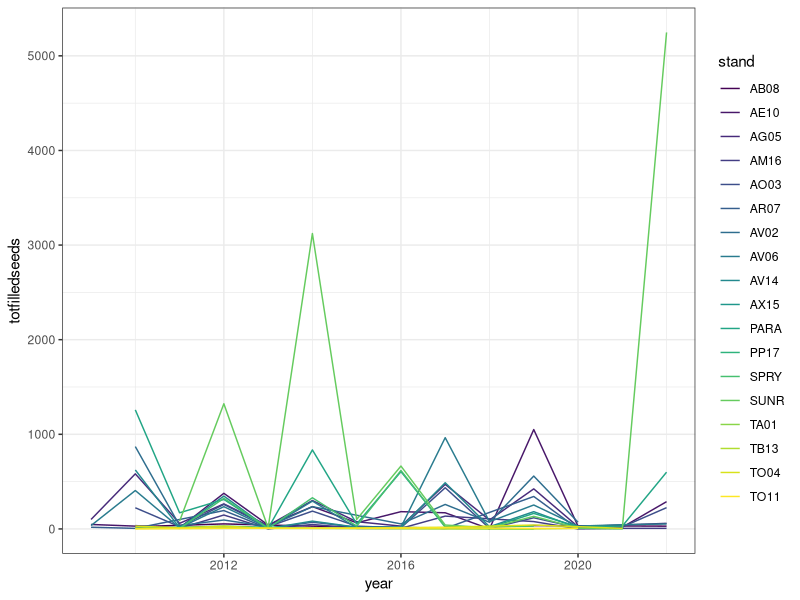

Write the R code that produced this figure. (Note: this script raises an error after producing the figure.)
## Started 13 March 2024 ##
## Satrted by Lizzie who made some VERY quick plots ##

## Search for: Alert! in MastingDataMerge.R and make sure they are okay


# housekeeping
rm(list=ls()) 
options(stringsAsFactors=FALSE)

# Setting working directory. Add in your own path in an if statement for your file structure
if(length(grep("lizzie", getwd())>0)) { 
  setwd("~/Documents/git/projects/grephon/Masting/")
} else if (length(grep("ailene", getwd()))>0) 
{setwd("boomboom")
}


# libraries
library(ggplot2)
library(viridis)

d <- read.csv("./output/seedswithtraps_allyears_quickdirty.csv")
standz <- read.csv("./data/MORA STANDS_LatLongs_UTM.csv")

# Quick look by ABAM
dabam <- subset(d, species=="ABAM")
dabamagg <- aggregate(dabam[c("totfilledseeds")], dabam[c("stand", "year")], FUN=sum)
dabamaggall <- aggregate(dabam[c("allseeds")], dabam[c("stand", "year")], FUN=sum)

## ggplot versions

ggplot(dabamagg, aes(y=totfilledseeds, x=year, color=stand)) +
  geom_line() + 
  scale_colour_viridis_d() + 
  theme_bw()

abamplotfacetfill <- ggplot(dabamagg, aes(y=totfilledseeds, x=year)) +
  geom_line() + 
  facet_wrap(stand~.) + 
  theme_bw()

abamplotfacetall <- ggplot(dabamaggall, aes(y=allseeds, x=year)) +
  geom_line() + 
  facet_wrap(stand~.) + 
  theme_bw()

# Quick look for AGO5
specieshere <- c("ABAM", "PSME",  "THPL", "TSHE")
latbihere <- c(expression(italic("Abies amabilis")), 
    expression(italic("Pseudotsuga menziesii")), 
    expression(italic("Thuja plicata")),
    expression(italic("Tsuga heterophylla")))

dag05 <- subset(d[which(d$species %in% specieshere),], stand=="AG05")
dag05agg <- aggregate(dag05[c("totfilledseeds")], dag05[c("stand", "year", "species")], FUN=sum)
dag05aggall <- aggregate(dag05[c("allseeds")], dag05[c("stand", "year", "species")], FUN=sum)


ag054sppfill <- ggplot(dag05agg, aes(y=totfilledseeds, x=year, color=species)) +
  geom_line() + 
  scale_colour_viridis_d(option="turbo") + 
  theme_bw()

ag054sppall <- ggplot(dag05aggall, aes(y=allseeds, x=year, color=species)) +
  geom_line() + 
  scale_colour_viridis_d(option="turbo") + 
  theme_bw()

ggsave("./figures/ag054sppfilled.pdf", ag054sppfill, height=4, width=6)
ggsave("./figures/ag054sppall.pdf", ag054sppall, height=4, width=6)
ggsave("./figures/abamplotfacetall.pdf", abamplotfacetall, height=6, width=8)
ggsave("./figures/abamplotfacetfill.pdf", abamplotfacetfill, height=6, width=8)

## Base R versions 


## One stand
colz <- viridis(6)

pdf("./figures/ag054sppfilledbaseR.pdf", height=6, width=8)
par(mar=c(4,5,2,2))
plot(totfilledseeds~year, data=dag05agg, type="n", xlab="Year", 
  ylab=expression(paste("Total filled seeds (m"^"-2", ")", sep="")), ylim=c(0, 10800)) 
for (i in 1:length(specieshere)){
  subby <- subset(dag05agg, species==specieshere[i])
  lines(totfilledseeds~year, data=subby, col=colz[i], lwd=2)
  points(totfilledseeds~year, data=subby, col=colz[i], pch=16)
}
legend("topleft", latbihere, pch=16, col=colz[1:4], bty="n", lwd=2)
dev.off()

pdf("./figures/ag054sppfilledlnbaseR.pdf", height=6, width=8)
par(mar=c(4,5,2,2))
plot(log(totfilledseeds)~year, data=dag05agg, type="n", xlab="Year", 
  ylab=expression(paste("ln(Total filled seeds (m"^"-2", ")", sep="")), ylim=c(3,11)) 
for (i in 1:length(specieshere)){
  subby <- subset(dag05agg, species==specieshere[i])
  lines(log(totfilledseeds)~year, data=subby, col=colz[i], lwd=2)
  points(log(totfilledseeds)~year, data=subby, col=colz[i], pch=16)
}
legend("topleft", latbihere, pch=16, col=colz[1:4], bty="n", lwd=2)
dev.off()

## One species
colz <- rev(viridis(nrow(standz)))

pdf("./figures/abamplotbaseR.pdf", height=6, width=8)
par(mar=c(4,5,2,2))
plot(totfilledseeds~year, data=dabamagg, type="n", xlab="Year", 
  ylab=expression(paste("Total filled seeds (m"^"-2", ")", sep=""))) 
for (i in 1:nrow(standz)){
  subby <- subset(dabamagg, stand==standz$PlotNo[i])
  lines(totfilledseeds~year, data=subby, col=colz[i], lwd=2)
  points(totfilledseeds~year, data=subby, col=colz[i], pch=16)
}
legend("topleft", standz$PlotNo, pch=16, col=colz, bty="n", lwd=2)
dev.off()

pdf("./figures/abamplotlnbaseR.pdf", height=6, width=8)
par(mar=c(4,5,2,7), xpd=TRUE)
plot(log(totfilledseeds)~year, data=dabamagg, type="n", xlab="Year", 
  ylab=expression(paste("ln(Total filled seeds (m"^"-2", "))", sep=""))) 
for (i in 1:nrow(standz)){
  subby <- subset(dabamagg, stand==standz$PlotNo[i])
  lines(log(totfilledseeds)~year, data=subby, col=colz[i], lwd=2)
  points(log(totfilledseeds)~year, data=subby, col=colz[i], pch=16)
}
legend("topright", inset=c(-0.2,0), standz$PlotNo, pch=16, col=colz, bty="n", lwd=2)
dev.off()



standzsm <- standz[which(standz$PlotNo %in% c("AG05", "AO03", "AV06", "AV14", "PARA")),]
colz <- rev(viridis(nrow(standzsm)))
dabamaggsm <- dabamagg[which(dabamagg$stand %in% c("AG05", "AO03", "AV06", "AV14", "PARA")),]


pdf("./figures/abamplotlnbaseR_fewerstands.pdf", height=6, width=8)
par(mar=c(4,5,2,7), xpd=TRUE)
plot(log(totfilledseeds)~year, data=dabamaggsm, type="n", xlab="Year", 
  ylab=expression(paste("ln(Total filled seeds (m"^"-2", "))", sep=""))) 
for (i in 1:nrow(standz)){
  subby <- subset(dabamaggsm, stand==standzsm$PlotNo[i])
  lines(log(totfilledseeds)~year, data=subby, col=colz[i], lwd=2)
  points(log(totfilledseeds)~year, data=subby, col=colz[i], pch=16)
}
legend("topright", standzsm$PlotNo, pch=16, col=colz, bty="n", lwd=2)
dev.off()


## Put them together
pdf("./figures/abamwag05plotbaseR_fewerstands.pdf", height=11, width=10)
par(mfrow=c(2,1))
par(mar=c(4,5,2,2))
colz <- (viridis(6))
plot(totfilledseeds~year, data=dag05agg, type="n", xlab="Year", 
  ylab=expression(paste("Total viable seeds (m"^"-2", ")", sep="")), ylim=c(0, 10800)) 
for (i in 1:length(specieshere)){
  subby <- subset(dag05agg, species==specieshere[i])
  lines(totfilledseeds~year, data=subby, col=colz[i], lwd=2)
  points(totfilledseeds~year, data=subby, col=colz[i], pch=16)
}
legend("topleft", latbihere, pch=16, col=colz[1:4], bty="n", lwd=2)
colz <- rev(viridis(nrow(standzsm)))
plot(totfilledseeds~year, data=dabamaggsm, type="n", xlab="Year", 
  ylab=expression(paste("Total viable seeds (m"^"-2", ")", sep=""))) 
for (i in 1:nrow(standz)){
  subby <- subset(dabamaggsm, stand==standzsm$PlotNo[i])
  lines(totfilledseeds~year, data=subby, col=colz[i], lwd=2)
  points(totfilledseeds~year, data=subby, col=colz[i], pch=16)
}
legend("topright", standzsm$PlotNo, pch=16, col=colz, bty="n", lwd=2)
dev.off()
